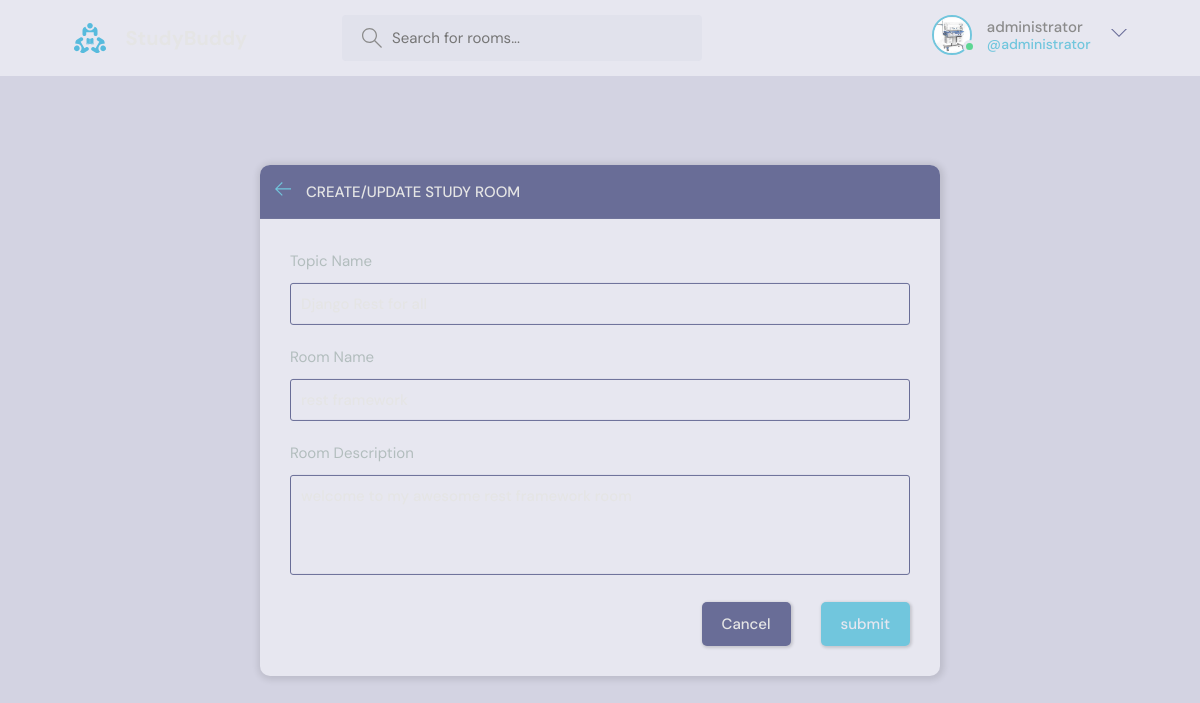
Page /update-room/2 (signed in) on the committed database.
### base/models.py (models this page shows, shortened)
class User(AbstractUser):
    name = models.CharField(max_length=200,null=True)
    email = models.EmailField(unique=True,null=True)
    bio = models.TextField(null=True)
    avatar =  models.ImageField(null=True,default="avatar.svg")
    REQUIRED_FIELDS = []

class Room(models.Model):
    host = models.ForeignKey(User,on_delete=models.SET_NULL,null=True)
    topic = models.ForeignKey(Topic,on_delete=models.SET_NULL,null=True)
    name = models.CharField(max_length=200)
    description = models.TextField(null=True,blank=True)
    participants = models.ManyToManyField(User,related_name='participants',blank=True)
    updated = models.DateTimeField(auto_now=True)
    created = models.DateTimeField(auto_now_add=True)
    class Meta:
        ordering = ['-updated','-created']

class Topic(models.Model):
    name = models.CharField(max_length=200)

### base/views.py (the view, shortened to what this page needs)
# urls.py: path('update-room/<str:pk>',updateRoom,name='update-room'),
@login_required(login_url = 'login')
def updateRoom(request,pk):
    room = Room.objects.get(id=pk)
    form = RoomForm(instance=room)
    form2 = UserChangeForm()
    topics = Topic.objects.all()
    if request.user != room.host:
        return HttpResponse('you are not allowed here')
    context = {'form':form,'topics':topics,'room':room,'form2':form2}
    return render(request,'base/room_form.html',context)

### base/forms.py
class RoomForm(ModelForm):
    class Meta:
        model = Room
        fields = '__all__'
        exclude = ['host','participants']

### base/templates/base/room_form.html (shortened to what this page needs)
{% extends 'main.html' %}
{% block content %}
<main class="create-room layout">
    <div class="container">
      <div class="layout__box">
        <div class="layout__boxHeader">
          <div class="layout__boxTitle">
            <a href="{% url 'home' %}">
              <svg version="1.1" xmlns="http://www.w3.org/2000/svg" width="32" height="32" viewBox="0 0 32 32">
                <title>arrow-left</title>
                <path
                  d="M13.723 2.286l-13.723 13.714 13.719 13.714 1.616-1.611-10.96-10.96h27.625v-2.286h-27.625l10.965-10.965-1.616-1.607z">
                </path>
              </svg>
            </a>
            <h3>Create/Update Study Room</h3>
          </div>
        </div>
        <div class="layout__body">
          <form class="form" action="" method="post">
            <div class="form__group">
              <label for="room_topic">Topic Name</label>
              <input required type="text" name="topic" list="topic-list"  value="{{room.topic.name}}"/>
            </div>
            <div class="form__group">
              <label for="room_name">Room Name</label>
              {{form.name}}
            </div>
            <div class="form__group">
              <label for="room_description">Room Description</label>
              {{form.description}}
            </div>
            <div class="form__action">
              <a class="btn btn--dark" href="{% url 'home' %}">Cancel</a>
              <button class="btn btn--main" type="submit">submit</button>
            </div>
          </form>
        </div>
      </div>
    </div>
  </main>
{% endblock content %}

### templates/navbar.html (shortened to what this page needs)
{% load static %}
<header class="header header--loggedIn">
    <div class="container">
      <a href="{% url 'home' %}" class="header__logo">
        <img src="{% static 'images/logo.svg' %}" />
        <h1>StudyBuddy</h1>
      </a>
      <form class="header__search" method="get" action="{% url 'home' %}">
        <label>
          <input type="text" name="q" placeholder="Search for rooms..." />
        </label>
      </form>
      <nav class="header__menu">
        {% if request.user.is_authenticated %}
        <div class="header__user">
          <a href="{% url 'update-user' %}">
            <div class="avatar avatar--medium active">
              <img src="{{request.user.avatar.url}}" />
            </div>
            <p>{{request.user.username}} <span>@{{request.user.username}}</span></p>
          </a>
          <button class="dropdown-button">
            <svg version="1.1" xmlns="http://www.w3.org/2000/svg" width="32" height="32" viewBox="0 0 32 32">
              <title>chevron-down</title>
              <path d="M16 21l-13-13h-3l16 16 16-16h-3l-13 13z"></path>
            </svg>
          </button>
        </div>
        {% else %}
        <a href="{% url 'login' %}">
          <img src="{% static 'images/avatar.svg' %}" />
          <p>Login</p>
        </a>
        {% endif %}
      </nav>
    </div>
  </header>

### rows in the picture
User: user.avatar (picture), user.username "administrator"
Room: topic "Django Rest for all", name "rest framework", description "welcome to my awesome rest framework room"
